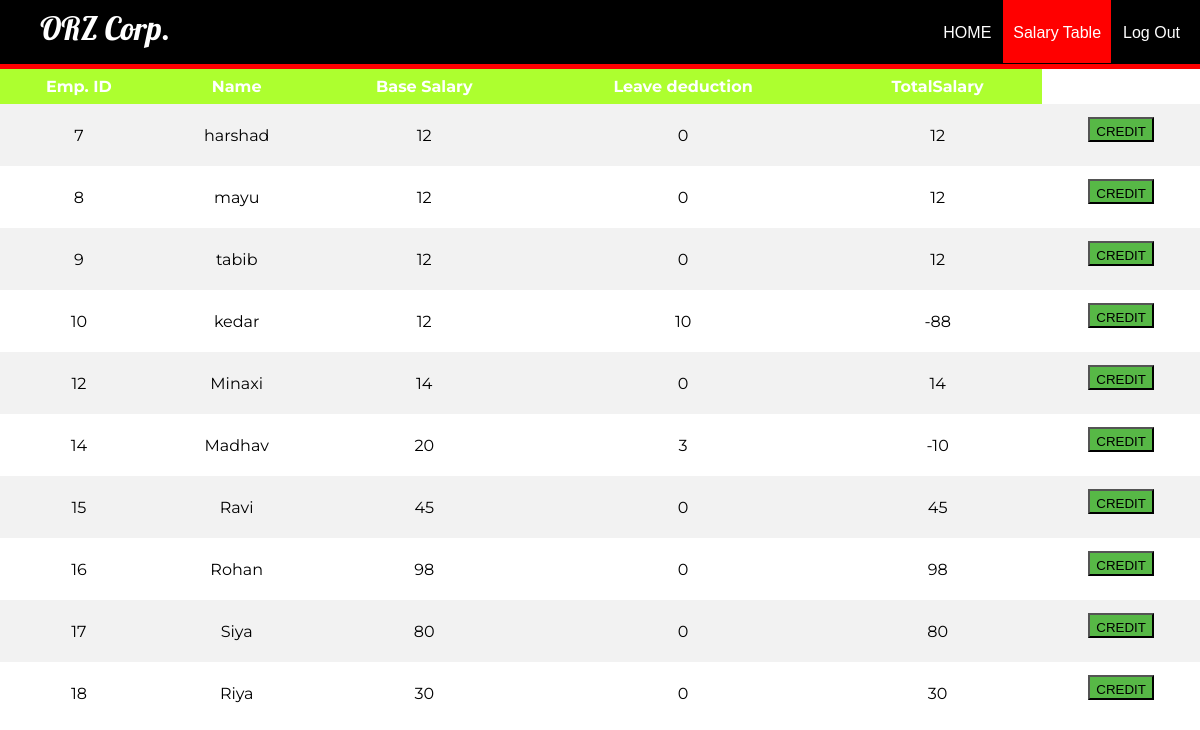
The page /sal1.php on the database its author committed.
### tables this page shows
CREATE TABLE `employee` (
  `empid` int(11) NOT NULL,
  `empnm` varchar(20) NOT NULL,
  `lastnm` varchar(20) NOT NULL,
  `dept` int(11) NOT NULL,
  `email` varchar(30) NOT NULL,
  `dob` date DEFAULT '1998-02-28',
  `contact` varchar(20) DEFAULT NULL,
  `gender` varchar(20) DEFAULT NULL,
  `address` varchar(100) DEFAULT NULL,
  `salary` int(11) DEFAULT NULL,
  `degree` varchar(30) DEFAULT NULL,
  `pid` int(11) DEFAULT 0
);

### sal1.php (the view, shortened to what this page needs)
<?php
                        require_once ('dbh.php');
$sql="select e.empid,e.empnm,e.salary from employee e";
$result = $conn->query($sql);
?>
<html>
<head>
	<link rel="stylesheet" type="text/css" href="newcss1.css">
</head>
<body>
	<header>
		<nav>
			<h1>ORZ Corp.</h1>
			<ul id="navli">
				<li><a class="homeblack" href="aloginwel.php">HOME</a></li>
				<li><a class="homered" href="salaryemp.php">Salary Table</a></li>
				<li><a class="homeblack" href="alogin.html">Log Out</a></li>
			</ul>
		</nav>
	</header>
	<div class="divider"></div>
	<table>
			<tr>
				<th align = "center">Emp. ID</th>
				<th align = "center">Name</th>
				<th align = "center">Base Salary</th>
				<th align = "center">Leave deduction</th>
				<th align = "center">TotalSalary</th>
			</tr>
			<?php
                          while($row = $result->fetch_assoc()) {
                           $sql2="select l.empid,l.start,l.end,l.status from emp_leave l where l.empid=".$row["empid"];
                            $da=0;
                         $result2 = $conn->query($sql2);
                           while($row2 = $result2->fetch_assoc()) {
                           $date1 = new DateTime($row2['start']);
                          if( $date1->format('m')==date("m")&& $row2['status']=="Approved"){
	          $date2 = new DateTime($row2['end']);
	          $interval = $date1->diff($date2);
                               $da=$interval->days+$da;
                               }
                           }
                           $total=$row["salary"]-($da*(10));
                      echo'    <tr> <td>' . $row["empid"]. '</td> <td>' . $row["empnm"]. '</td><td>'.$row["salary"].'</td>';
                      echo '<td>'.$da.'</td><td>'.$total.'</td>';
                     echo' <td><form action="sal.php" method="POST" enctype="multipart/form-data">
<div class="p-t-280">
<input type="hidden" name="empid" value="'.$row["empid"].'">
<input type="hidden" name="deduction" value="'.$da.'">
<input type="hidden" name="sal" value="'.$row["salary"].'">';
         echo' <button class="p-t-280 btn--green" type="submit" >CREDIT </button>
                       </div>
                    </form></td>';
                     }
			?>
	</table>
</body>
</html>

### newcss1.css (style rules this page uses)
body { margin: 0; padding: 0; background-size: cover; background-position: center; font-family: sans-serif; }
header { background: black; color: white; padding: 8px 20px 6px 40px; height: 50px; }
header h1 { display: inline; font-family: 'Lobster', cursive; font-weight: 400; font-size: 32px; float: left; margin-top: 0px; margin-right: 10px; }
nav ul { display: inline; padding: 0px; float: right; }
nav ul li { display: inline-block; list-style-type: none; color: white; float: left; margin-left: 12px; }
nav ul li a { color: white; text-decoration: none; }
.homered { background-color: red; padding: 30px 10px 22px 10px; }
.divider { background-color: red; height: 5px; }
h1 { margin: 0; padding: 0 0 20px; text-align: center; font-size: 22px; color: white; }
.p-t-280 { padding-top: 5px; }
.btn--green { background: #57b846; }
table { margin: 0px; border-collapse: collapse; width: 100%; font-family: 'Montserrat', sans-serif; }
th, td { text-align: center; padding: 8px; }
tr:nth-child(even) { background-color: #f2f2f2 }
th { background-color:greenyellow; color: white; }

### rows shown on the page
employee: empid "7", empnm "harshad", salary "12", da "0"
employee: empid "8", empnm "mayu", salary "12", da "0"
employee: empid "9", empnm "tabib", salary "12", da "0"
employee: empid "10", empnm "kedar", salary "12", da "10", salary "-88"
employee: empid "12", empnm "Minaxi", salary "14", da "0"
employee: empid "14", empnm "Madhav", salary "20", da "3", salary "-10"
employee: empid "15", empnm "Ravi", salary "45", da "0"
employee: empid "16", empnm "Rohan", salary "98", da "0"
employee: empid "17", empnm "Siya", salary "80", da "0"
employee: empid "18", empnm "Riya", salary "30", da "0"
